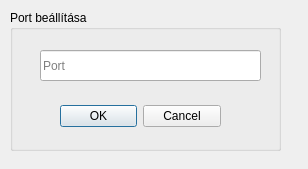
<?xml version="1.0" encoding="UTF-8"?>
<ui version="4.0">
 <class>portset</class>
 <widget class="QDialog" name="portset">
  <property name="geometry">
   <rect>
    <x>0</x>
    <y>0</y>
    <width>308</width>
    <height>169</height>
   </rect>
  </property>
  <property name="windowTitle">
   <string>Dialog</string>
  </property>
  <widget class="QGroupBox" name="groupBox">
   <property name="geometry">
    <rect>
     <x>10</x>
     <y>10</y>
     <width>271</width>
     <height>141</height>
    </rect>
   </property>
   <property name="title">
    <string>Port beállítása</string>
   </property>
   <widget class="QLineEdit" name="Port">
    <property name="geometry">
     <rect>
      <x>30</x>
      <y>40</y>
      <width>221</width>
      <height>31</height>
     </rect>
    </property>
    <property name="text">
     <string/>
    </property>
    <property name="placeholderText">
     <string>Port</string>
    </property>
   </widget>
   <widget class="QDialogButtonBox" name="buttonBox">
    <property name="geometry">
     <rect>
      <x>50</x>
      <y>90</y>
      <width>161</width>
      <height>32</height>
     </rect>
    </property>
    <property name="orientation">
     <enum>Qt::Horizontal</enum>
    </property>
    <property name="standardButtons">
     <set>QDialogButtonBox::Cancel|QDialogButtonBox::Ok</set>
    </property>
   </widget>
  </widget>
 </widget>
 <resources/>
 <connections>
  <connection>
   <sender>buttonBox</sender>
   <signal>accepted()</signal>
   <receiver>portset</receiver>
   <slot>accept()</slot>
   <hints>
    <hint type="sourcelabel">
     <x>248</x>
     <y>254</y>
    </hint>
    <hint type="destinationlabel">
     <x>157</x>
     <y>274</y>
    </hint>
   </hints>
  </connection>
  <connection>
   <sender>buttonBox</sender>
   <signal>rejected()</signal>
   <receiver>portset</receiver>
   <slot>reject()</slot>
   <hints>
    <hint type="sourcelabel">
     <x>316</x>
     <y>260</y>
    </hint>
    <hint type="destinationlabel">
     <x>286</x>
     <y>274</y>
    </hint>
   </hints>
  </connection>
 </connections>
</ui>
